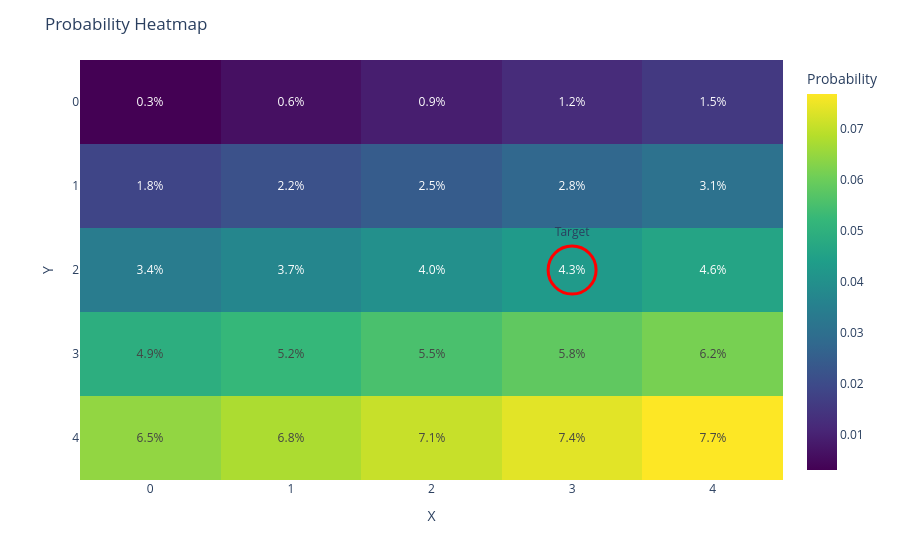

The notebook cell saved with this chart:
### Markdown cell above
# Game

### Code cell
map = np.arange(1, 26, dtype=float).reshape(5, 5)
map = map / map.sum()
plot_map(map, highlight=(2, 3), highlight_label="Target")

### Figure 1 — Plotly figure (JSON) as saved in the notebook; plotly's stock layout.template omitted (floating-point values rounded to 4 significant figures)
{"data": [{"coloraxis": "coloraxis", "hovertemplate": "x: %{x}<br>y: %{y}<br>color: %{z}<extra></extra>", "name": "0", "texttemplate": "%{z:.1%}", "type": "heatmap", "xaxis": "x", "yaxis": "y", "z": [[0.003077, 0.006154, 0.009231, 0.01231, 0.01538], [0.01846, 0.02154, 0.02462, 0.02769, 0.03077], [0.03385, 0.03692, 0.04, 0.04308, 0.04615], [0.04923, 0.05231, 0.05538, 0.05846, 0.06154], [0.06462, 0.06769, 0.07077, 0.07385, 0.07692]]}, {"marker": {"color": "rgba(0,0,0,0)", "line": {"color": "red", "width": 3}, "size": 48, "symbol": "circle"}, "mode": "markers+text", "showlegend": false, "text": ["Target"], "textposition": "top center", "type": "scatter", "x": [3], "y": [2]}], "layout": {"coloraxis": {"autocolorscale": false, "colorbar": {"title": {"text": "Probability"}}, "colorscale": [[0, "#440154"], [0.1111, "#482878"], [0.2222, "#3e4989"], [0.3333, "#31688e"], [0.4444, "#26828e"], [0.5556, "#1f9e89"], [0.6667, "#35b779"], [0.7778, "#6ece58"], [0.8889, "#b5de2b"], [1, "#fde725"]]}, "margin": {"t": 60}, "title": {"text": "Probability Heatmap"}, "xaxis": {"anchor": "y", "domain": [0, 1], "title": {"text": "X"}}, "yaxis": {"anchor": "x", "autorange": "reversed", "domain": [0, 1], "title": {"text": "Y"}}}}
